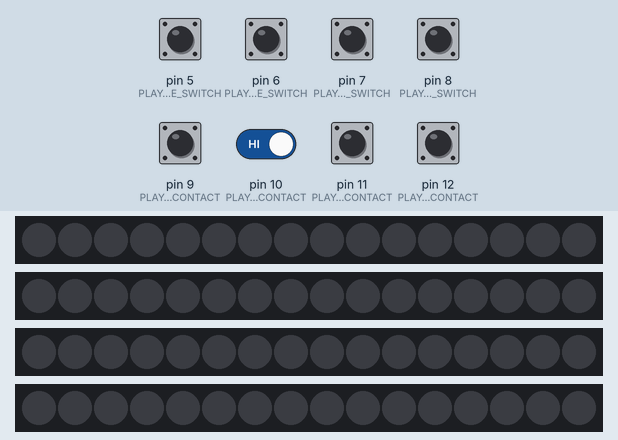
The sketch below on a simulated Arduino Uno, built with avr-gcc and run on an emulated ATmega328P. Shown: 4 × 16 RGB LEDs in strip order, left to right. The test bench sets the inputs (shaded band); at power-on: pin 5 (PLAYER_PURPLE_SWITCH), pin 6 (PLAYER_BLUE_SWITCH), pin 7 (PLAYER_GREEN_SWITCH), pin 8 (PLAYER_YELLOW_SWITCH), pin 9 (PLAYER_PURPLE_CONTACT), pin 10 (PLAYER_BLUE_CONTACT), pin 11 (PLAYER_GREEN_CONTACT), pin 12 (PLAYER_YELLOW_CONTACT) HIGH. What the sketch prints to the serial monitor is not drawn.

Above: at 1.4 s.
1.5 s: pin 5 (PLAYER_PURPLE_SWITCH) pulled LOW for 0.15 s
At 1.71 s:
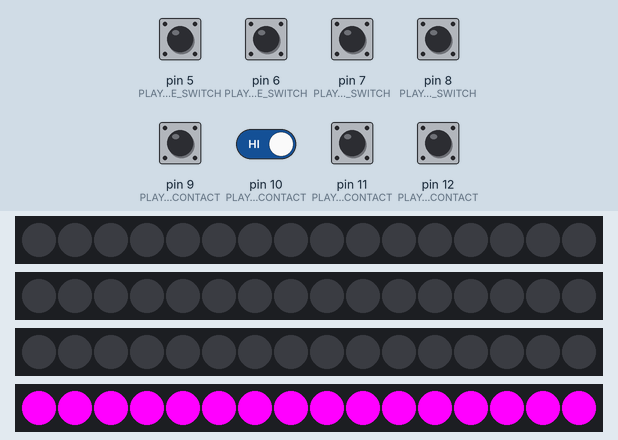
3.3 s: pin 9 (PLAYER_PURPLE_CONTACT) pulled LOW for 0.15 s
At 3.8 s:
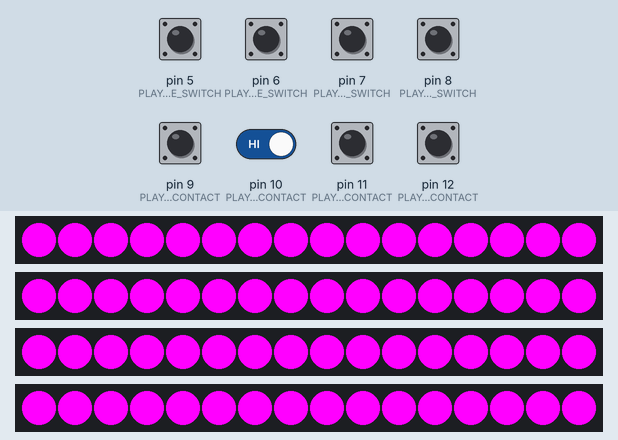
6.2 s: pin 5 (PLAYER_PURPLE_SWITCH) driven LOW and pin 10 (PLAYER_BLUE_CONTACT) driven LOW
At 9.1 s:
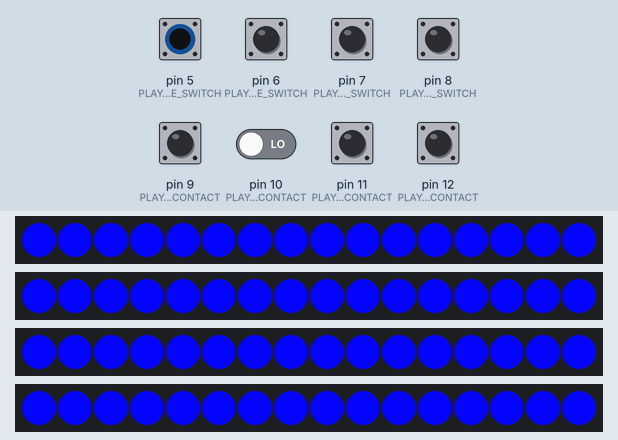
Timing chart, 0 to 10.6 s (numbered marks = the images above; inputs shaded):
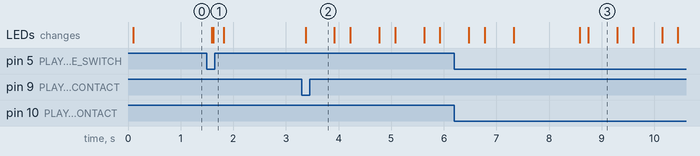

The sketch:

LEA_MultiPurposeTable.ino
```cpp
/*Multi-Purpose Table Electronics

Single metal surface that will act as one pole ,
and 4 tongs as seperate poles.

Each tong will get a colored ring to indicate player

when player touches metal tong to metal play surface, noise
activates and all player lights flash that color.

When starting up game, each tong will plug in seperately, and
illuminate the ring beneath it.

*/

/* Fender-Style guitar jack pinout:
	9	1/4" Plug Ground (chasis)
	1	Pole #1 closed when plug is inserted
	2	Pole #1 common
	3   Pole #1 Closed when plug is out
	8	1/4" Plug Ring
	4	1/4" Plug Tip
	7	Pole #2 Closed when plug is out
	6	Pole #2 common
	5	Pole #2 Closed when plug is inserted
*/

/***********************************************************
*                         INCLUDES                         *
***********************************************************/
#include <Adafruit_NeoPixel.h>


/***********************************************************
*                         DEFINES                          *
***********************************************************/
#define PLAYER_YELLOW_LEDPIN      A0     //
#define PLAYER_GREEN_LEDPIN       A1     //
#define PLAYER_BLUE_LEDPIN        A2    //
#define PLAYER_PURPLE_LEDPIN      A3
#define PLAYER_YELLOW_CONTACT     12
#define PLAYER_GREEN_CONTACT      11
#define PLAYER_BLUE_CONTACT       10
#define PLAYER_PURPLE_CONTACT     9
#define SOUND_TRIGGER_PIN		  3
#define PLAYER_YELLOW_SWITCH      8
#define PLAYER_GREEN_SWITCH       7
#define PLAYER_BLUE_SWITCH        6
#define PLAYER_PURPLE_SWITCH      5
#define DIAG_PIN                  13

/***********************************************************
*                      GLOBAL VARS                         *
***********************************************************/
Adafruit_NeoPixel playerYellowRing = Adafruit_NeoPixel(16, PLAYER_YELLOW_LEDPIN, NEO_GRB + NEO_KHZ800);
Adafruit_NeoPixel playerGreenRing = Adafruit_NeoPixel(16, PLAYER_GREEN_LEDPIN, NEO_GRB + NEO_KHZ800);
Adafruit_NeoPixel playerBlueRing = Adafruit_NeoPixel(16, PLAYER_BLUE_LEDPIN, NEO_GRB + NEO_KHZ800);
Adafruit_NeoPixel playerPurpleRing = Adafruit_NeoPixel(16, PLAYER_PURPLE_LEDPIN, NEO_GRB + NEO_KHZ800);

uint8_t  contactYellow_state = 0;       // Init variables and Set initial contact states
uint8_t  contactGreen_state	 = 0;       // Init variables and Set initial contact states
uint8_t  contactBlue_state 	 = 0;       // Init variables and Set initial contact states
uint8_t  contactPurple_state = 0;       // Init variables and Set initial contact states

uint8_t  switchYellow_state  = 0;       // Init variables and Set initial switch states
uint8_t  switchGreen_state	 = 0;       // This is the jack's plug detection switch
uint8_t  switchBlue_state 	 = 0;       //
uint8_t  switchPurple_state  = 0;       //

uint8_t yellowRingState		 = 0;


/***********************************************************
*                          SETUP                           *
***********************************************************/
void setup(){
Serial.begin(9600);
//Pin Mode Sets
	//pinMode(PLAYER_YELLOW_LEDPIN, OUTPUT);
	//pinMode(PLAYER_GREEN_LEDPIN, OUTPUT);
	///pinMode(PLAYER_BLUE_LEDPIN, OUTPUT);
	///pinMode(PLAYER_PURPLE_LEDPIN, OUTPUT);

	pinMode(PLAYER_YELLOW_CONTACT, INPUT_PULLUP);
	pinMode(PLAYER_GREEN_CONTACT, INPUT_PULLUP);
	pinMode(PLAYER_BLUE_CONTACT, INPUT_PULLUP);
	pinMode(PLAYER_PURPLE_CONTACT, INPUT_PULLUP);

	pinMode(PLAYER_YELLOW_SWITCH, INPUT_PULLUP);
	pinMode(PLAYER_GREEN_SWITCH, INPUT_PULLUP);
	pinMode(PLAYER_BLUE_SWITCH, INPUT_PULLUP);
	pinMode(PLAYER_PURPLE_SWITCH, INPUT_PULLUP);
	//pinMode(DIAG_PIN, INPUT_PULLUP);

	//pinMode(SOUND_TRIGGER_PIN, OUTPUT);
//
	delay(100);
// Neopixel Initalize all pixels to off
	playerYellowRing.begin();
	playerBlueRing.begin();
	playerGreenRing.begin();
	playerPurpleRing.begin();
	delay(100);
	//
	playerYellowRing.show();
	playerBlueRing.show();
	playerGreenRing.show();
	playerPurpleRing.show();
	//delay(1);
Serial.println("Setup Completed");
}

/***********************************************************
*                          LOOP                            *
***********************************************************/
void loop(){
	//Serial.println("looping");
	delay(0);
readSwitchStates() ;
drawActivePlayerColors();
readSwitchStates() ;
killDisconnectedPlayers();
readContactStates() ;
touchMonitor();
}

/***********************************************************
*                 readSwitchStates                         *
***********************************************************/

void readSwitchStates(){
  // Read all digitial inputs for the Jack Switches
  switchYellow_state = !digitalRead(PLAYER_YELLOW_SWITCH);
  switchGreen_state = !digitalRead(PLAYER_GREEN_SWITCH);
  switchBlue_state = !digitalRead(PLAYER_BLUE_SWITCH);
  switchPurple_state = !digitalRead(PLAYER_PURPLE_SWITCH);

  }

/***********************************************************
*                 readContactStates                         *
***********************************************************/

void readContactStates(){
  // Read all digitial inputs for the jack switches store as state
  contactYellow_state = !digitalRead(PLAYER_YELLOW_CONTACT);
  contactGreen_state = !digitalRead(PLAYER_GREEN_CONTACT);
  contactBlue_state = !digitalRead(PLAYER_BLUE_CONTACT);
  contactPurple_state = !digitalRead(PLAYER_PURPLE_CONTACT);
//  	Serial.print("contact States: ");
//	Serial.print(contactYellow_state);
//	Serial.print(contactGreen_state);
//	Serial.print(contactBlue_state);
//	Serial.println(contactPurple_state);
}

/***********************************************************
*                 drawActivePlayerColors                   *
***********************************************************/

void drawActivePlayerColors(){
//Serial.println("DrawingPlayer Colors");
// check for yellow player connection


   if(switchYellow_state){
	   //Serial.println("YellowConnected");
		for(uint16_t i=0; i<playerYellowRing.numPixels(); i++) {
			playerYellowRing.setPixelColor(i, 255,200,0);
			playerYellowRing.show();
			delay(1);
		}
 }
//green player
   if(switchGreen_state){
	   //Serial.println("GreenConnected");
		for(uint16_t i=0; i<playerGreenRing.numPixels(); i++) {
			playerGreenRing.setPixelColor(i, 0,255,0);
			playerGreenRing.show();
			delay(1);
		}
 }
//blue player
   if(switchBlue_state){
	   //Serial.println("BlueConnected");
		for(uint16_t i=0; i<playerBlueRing.numPixels(); i++) {
			playerBlueRing.setPixelColor(i, 5,5,255);
			playerBlueRing.show();
			delay(1);
		}
 }
//purple player
   if(switchPurple_state){
	   //Serial.println("PurpleConnected");
		for(uint16_t i=0; i<playerPurpleRing.numPixels(); i++) {
			playerPurpleRing.setPixelColor(i, 255,0,255);
			playerPurpleRing.show();
			delay(1);
		}
 }
 }
void killDisconnectedPlayers(){
	/*
	// now turn off old players who are no longer active
*/
  if(switchYellow_state == 0){
	   //Serial.println("YellowConnected");
		for(uint16_t i=0; i<playerYellowRing.numPixels(); i++) {
			playerYellowRing.setPixelColor(i, 0,0,0);
			playerYellowRing.show();
			delay(1);
		}
 }
  if(switchGreen_state == 0){
	   //Serial.println("GreenwConnected");
		for(uint16_t i=0; i<playerGreenRing.numPixels(); i++) {
			playerGreenRing.setPixelColor(i, 0,0,0);
			playerGreenRing.show();
			delay(1);
		}
 }

// blue
  if(switchBlue_state == 0){
	   //Serial.println("BluewConnected");
		for(uint16_t i=0; i<playerBlueRing.numPixels(); i++) {
			playerBlueRing.setPixelColor(i, 0,0,0);
			playerBlueRing.show();
			delay(1);
		}
 }
// purple
  if(switchPurple_state == 0){
	   //Serial.println("PurplewConnected");
		for(uint16_t i=0; i<playerPurpleRing.numPixels(); i++) {
			playerPurpleRing.setPixelColor(i, 0,0,0);
			playerPurpleRing.show();
			delay(1);
		}
 }

 }

 /*

/***********************************************************
*                 touchMonitor                   *
***********************************************************/

void touchMonitor(){
	uint8_t l = 0;
  // Read all inputs to see when the surface is touched (player error/out)
  if(contactYellow_state){
	//I'd trigger the sound here if I decide
	for(l; l < 5; l++){
		for(uint16_t i=0; i<playerYellowRing.numPixels(); i++) {
			playerYellowRing.setPixelColor(i, 255,200,0);
			playerYellowRing.show();
			playerGreenRing.setPixelColor(i, 255,200,0);
			playerGreenRing.show();
			playerBlueRing.setPixelColor(i, 255,200,0);
			playerBlueRing.show();
			playerPurpleRing.setPixelColor(i, 255,200,0);
			playerPurpleRing.show();
			}
		delay(500);
			//
		for(uint16_t i=0; i<playerYellowRing.numPixels(); i++) {
			playerYellowRing.setPixelColor(i, 255,255,255);
			playerYellowRing.show();
			playerGreenRing.setPixelColor(i, 255,255,255);
			playerGreenRing.show();
			playerBlueRing.setPixelColor(i, 255,255,255);
			playerBlueRing.show();
			playerPurpleRing.setPixelColor(i, 255,255,255);
			playerPurpleRing.show();
			}
		delay(250);
			//
	}
	delay(1000);
	return;
  }
////// GREEN CONTACT ///

  if(contactGreen_state){
	//I'd trigger the sound here if I decide
	for(l; l < 5; l++){
		for(uint16_t i=0; i<playerYellowRing.numPixels(); i++) {
			playerYellowRing.setPixelColor(i, 0,255,0);
			playerYellowRing.show();
			playerGreenRing.setPixelColor(i, 0,255,0);
			playerGreenRing.show();
			playerBlueRing.setPixelColor(i, 0,255,0);
			playerBlueRing.show();
			playerPurpleRing.setPixelColor(i, 0,255,0);
			playerPurpleRing.show();
			}
		delay(500);
			//
		for(uint16_t i=0; i<playerYellowRing.numPixels(); i++) {
			playerYellowRing.setPixelColor(i, 255,255,255);
			playerYellowRing.show();
			playerGreenRing.setPixelColor(i, 255,255,255);
			playerGreenRing.show();
			playerBlueRing.setPixelColor(i, 255,255,255);
			playerBlueRing.show();
			playerPurpleRing.setPixelColor(i, 255,255,255);
			playerPurpleRing.show();
			}
		delay(250);
			//
	}
	delay(1000);
	return;
  }
////// BLUE CONTACT ///

  if(contactBlue_state){
	//I'd trigger the sound here if I decide
	for(l; l < 5; l++){
		for(uint16_t i=0; i<playerYellowRing.numPixels(); i++) {
			playerYellowRing.setPixelColor(i, 5,5,255);
			playerYellowRing.show();
			playerGreenRing.setPixelColor(i, 5,5,255);
			playerGreenRing.show();
			playerBlueRing.setPixelColor(i, 5,5,255);
			playerBlueRing.show();
			playerPurpleRing.setPixelColor(i, 5,5,255);
			playerPurpleRing.show();
			}
		delay(500);
			//
		for(uint16_t i=0; i<playerYellowRing.numPixels(); i++) {
			playerYellowRing.setPixelColor(i, 255,255,255);
			playerYellowRing.show();
			playerGreenRing.setPixelColor(i, 255,255,255);
			playerGreenRing.show();
			playerBlueRing.setPixelColor(i, 255,255,255);
			playerBlueRing.show();
			playerPurpleRing.setPixelColor(i, 255,255,255);
			playerPurpleRing.show();
			}
		delay(250);
			//
	}
	delay(1000);
	return;
  }
 ////// PURPLE CONTACT ///

  if(contactPurple_state){
	//I'd trigger the sound here if I decide
	for(l; l < 5; l++){
		for(uint16_t i=0; i<playerYellowRing.numPixels(); i++) {
			playerYellowRing.setPixelColor(i, 255,0,255);
			playerYellowRing.show();
			playerGreenRing.setPixelColor(i, 255,0,255);
			playerGreenRing.show();
			playerBlueRing.setPixelColor(i, 255,0,255);
			playerBlueRing.show();
			playerPurpleRing.setPixelColor(i, 255,0,255);
			playerPurpleRing.show();
			}
		delay(500);
			//
		for(uint16_t i=0; i<playerYellowRing.numPixels(); i++) {
			playerYellowRing.setPixelColor(i, 255,255,255);
			playerYellowRing.show();
			playerGreenRing.setPixelColor(i, 255,255,255);
			playerGreenRing.show();
			playerBlueRing.setPixelColor(i, 255,255,255);
			playerBlueRing.show();
			playerPurpleRing.setPixelColor(i, 255,255,255);
			playerPurpleRing.show();
			}
		delay(250);
			//
	}
	delay(1000);
	return;
  }
  }
```

Measured:
- after the input at 1.5 s, the LEDs: first change after 0.09 s (image 1 shows a later state)
- after the input at 3.3 s, the LEDs: change after 0.07 s (image 2)
- after the input at 6.2 s, the LEDs: first differ from a run without the input after 2.4 s (image 3 shows a later state)
- what the display in image 3 shows lasts 0.6 s, from 8.7 s to 9.3 s
